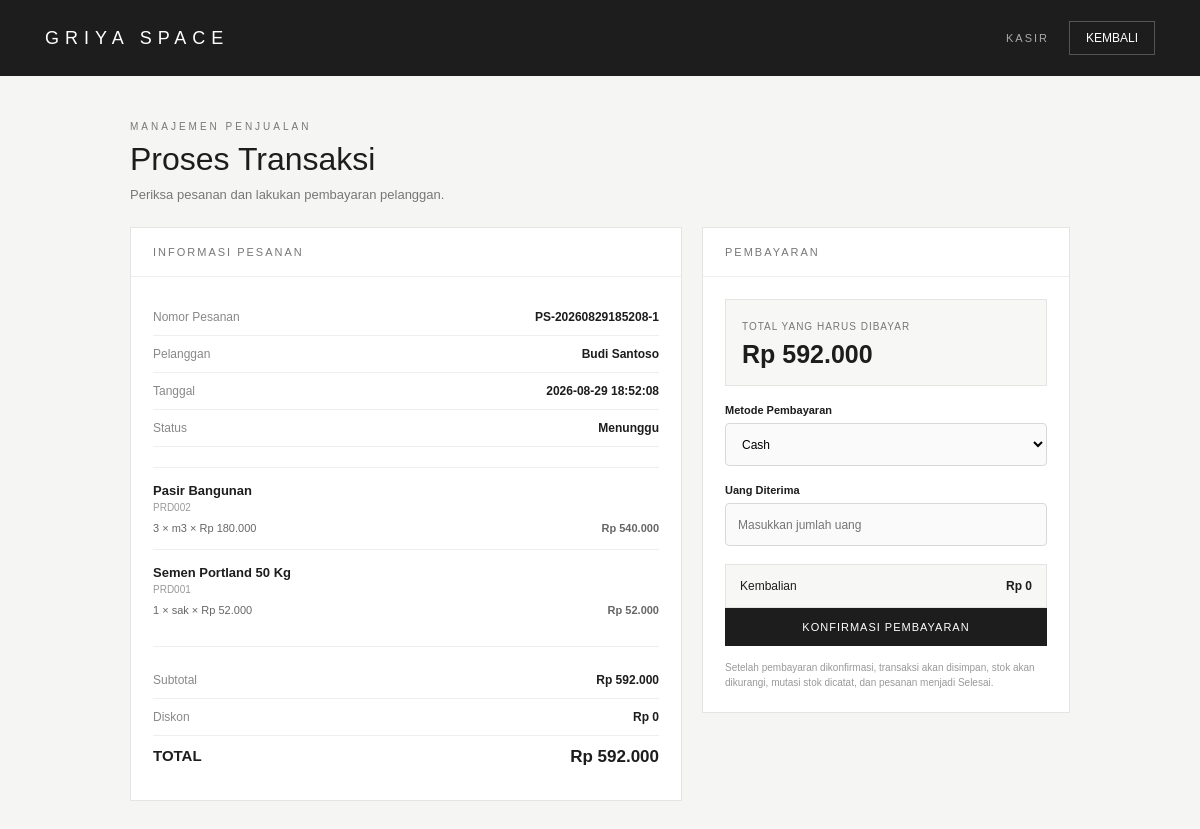
The app's page /griya-space/dashboard/kasir/transaksi/proses.php?id=4 (signed in) with its own data.
### tables this page shows
CREATE TABLE `pesanan` (
  `id_pesanan` int NOT NULL,
  `nomor_pesanan` varchar(30) NOT NULL,
  `id_pelanggan` int NOT NULL,
  `tanggal_pesanan` datetime DEFAULT CURRENT_TIMESTAMP,
  `subtotal` decimal(15,2) DEFAULT '0.00',
  `diskon` decimal(15,2) DEFAULT '0.00',
  `total_harga` decimal(15,2) DEFAULT '0.00',
  `status` enum('Menunggu','Diproses','Siap Diambil','Selesai','Dibatalkan') DEFAULT 'Menunggu',
  `catatan` text
);

CREATE TABLE `pelanggan` (
  `id_pelanggan` int NOT NULL,
  `id_user` int DEFAULT NULL,
  `kode_pelanggan` varchar(30) NOT NULL,
  `nama_pelanggan` varchar(100) NOT NULL,
  `no_telepon` varchar(20) DEFAULT NULL,
  `email` varchar(100) DEFAULT NULL,
  `alamat` text,
  `created_at` timestamp NULL DEFAULT CURRENT_TIMESTAMP
);

CREATE TABLE `detail_pesanan` (
  `id_detail_pesanan` int NOT NULL,
  `id_pesanan` int NOT NULL,
  `id_produk` int NOT NULL,
  `jumlah` int NOT NULL,
  `harga_satuan` decimal(15,2) NOT NULL,
  `subtotal` decimal(15,2) NOT NULL
);

CREATE TABLE `produk` (
  `id_produk` int NOT NULL,
  `kode_produk` varchar(30) NOT NULL,
  `id_kategori` int NOT NULL,
  `id_supplier` int DEFAULT NULL,
  `nama_produk` varchar(150) NOT NULL,
  `satuan` varchar(30) NOT NULL,
  `harga_beli` decimal(15,2) NOT NULL DEFAULT '0.00',
  `harga_jual` decimal(15,2) NOT NULL DEFAULT '0.00',
  `stok` int NOT NULL DEFAULT '0',
  `stok_minimum` int NOT NULL DEFAULT '0',
  `deskripsi` text,
  `foto_produk` varchar(255) DEFAULT NULL,
  `status` enum('Aktif','Nonaktif') DEFAULT 'Aktif',
  `created_at` timestamp NULL DEFAULT CURRENT_TIMESTAMP,
  `updated_at` timestamp NULL DEFAULT CURRENT_TIMESTAMP ON UPDATE CURRENT_TIMESTAMP
);

### griya-space/dashboard/kasir/transaksi/proses.php (the view, shortened to what this page needs)
<?php
require_once "../../../config/database.php";
$id_pesanan = (int) (
    $_GET["id"]
    ?? $_POST["id_pesanan"]
    ?? 0
);
$sql = "
    SELECT
        p.id_pesanan,
        p.nomor_pesanan,
        p.id_pelanggan,
        p.tanggal_pesanan,
        p.subtotal,
        p.diskon,
        p.total_harga,
        p.status,
        p.catatan,
        pl.kode_pelanggan,
        pl.nama_pelanggan,
        pl.no_telepon,
        pl.email,
        pl.alamat
    FROM pesanan p
    INNER JOIN pelanggan pl
        ON p.id_pelanggan = pl.id_pelanggan
    WHERE p.id_pesanan = ?
    LIMIT 1
";
$stmt = $conn->prepare($sql);
$stmt->bind_param(
    "i",
    $id_pesanan
);
$stmt->execute();
$result = $stmt->get_result();
$pesanan = $result->fetch_assoc();
$sql_detail = "
    SELECT
        dp.id_detail_pesanan,
        dp.id_produk,
        dp.jumlah,
        dp.harga_satuan,
        dp.subtotal,
        pr.kode_produk,
        pr.nama_produk,
        pr.satuan,
        pr.stok
    FROM detail_pesanan dp
    INNER JOIN produk pr
        ON dp.id_produk = pr.id_produk
    WHERE dp.id_pesanan = ?
    ORDER BY
        dp.id_detail_pesanan ASC
";
$stmt = $conn->prepare($sql_detail);
$stmt->bind_param(
    "i",
    $id_pesanan
);
$stmt->execute();
$result_detail =
    $stmt->get_result();
$detail_list = [];
while (
    $detail =
    $result_detail->fetch_assoc()
) {
    $detail_list[] =
        $detail;
}
$metode_pembayaran =
    $_POST["metode_pembayaran"]
    ?? "Cash";
$uang_diterima =
    (float) (
        $_POST["uang_diterima"]
        ?? 0
    );
?>
<!DOCTYPE html>
<html lang="id">
<head>
</head>
<body>
<header>
    <div class="brand">
        GRIYA SPACE
    </div>
    <div class="header-right">
        <div class="role">
            KASIR
        </div>
        <a
            href="../pesanan/"
            class="back-link"
        >
            KEMBALI
        </a>
    </div>
</header>
<main>
    <section class="page-header">
        <small>
            MANAJEMEN PENJUALAN
        </small>
        <h1>
            Proses Transaksi
        </h1>
        <p>
            Periksa pesanan dan lakukan pembayaran pelanggan.
        </p>
    </section>
    <div class="grid">
        <section class="card">
            <div class="card-title">
                INFORMASI PESANAN
            </div>
            <div class="card-body">
                <div class="info-row">
                    <span class="info-label">
                        Nomor Pesanan
                    </span>
                    <span class="info-value">
                        <?= htmlspecialchars(
                            $pesanan[
                                "nomor_pesanan"
                            ]
                        ); ?>
                    </span>
                </div>
                <div class="info-row">
                    <span class="info-label">
                        Pelanggan
                    </span>
                    <span class="info-value">
                        <?= htmlspecialchars(
                            $pesanan[
                                "nama_pelanggan"
                            ]
                        ); ?>
                    </span>
                </div>
                <div class="info-row">
                    <span class="info-label">
                        Tanggal
                    </span>
                    <span class="info-value">
                        <?= htmlspecialchars(
                            $pesanan[
                                "tanggal_pesanan"
                            ]
                        ); ?>
                    </span>
                </div>
                <div class="info-row">
                    <span class="info-label">
                        Status
                    </span>
                    <span class="info-value">
                        <?= htmlspecialchars(
                            $pesanan[
                                "status"
                            ]
                        ); ?>
                    </span>
                </div>
                <div style="
                    margin-top:20px;
                    border-top:1px solid #eeeeee;
                ">
                    <?php foreach (
                        $detail_list
                        as $detail
                    ): ?>
                        <div class="product">
                            <div class="product-name">
                                <?= htmlspecialchars(
                                    $detail[
                                        "nama_produk"
                                    ]
                                ); ?>
                            </div>
                            <div class="product-code">
                                <?= htmlspecialchars(
                                    $detail[
                                        "kode_produk"
                                    ]
                                ); ?>
                            </div>
                            <div class="product-meta">
                                <span>
                                    <?= (int) $detail[
                                        "jumlah"
                                    ]; ?>
                                    ×
                                    <?= htmlspecialchars(
                                        $detail[
                                            "satuan"
                                        ]
                                    ); ?>
                                    × Rp
                                    <?= number_format(
                                        $detail[
                                            "harga_satuan"
                                        ],
                                        0,
                                        ",",
                                        "."
                                    ); ?>
                                </span>
                                <strong>
                                    Rp <?= number_format(
                                        $detail[
                                            "subtotal"
                                        ],
                                        0,
                                        ",",
                                        "."
                                    ); ?>
                                </strong>
                            </div>
                        </div>
                    <?php endforeach; ?>
                </div>
                <div style="
                    margin-top:15px;
                    padding-top:15px;
                    border-top:1px solid #eeeeee;
                ">
                    <div class="info-row">
                        <span class="info-label">
                            Subtotal
                        </span>
                        <span class="info-value">
                            Rp <?= number_format(
                                $pesanan[
                                    "subtotal"
                                ],
                                0,
                                ",",
                                "."
                            ); ?>
                        </span>
                    </div>
                    <div class="info-row">
                        <span class="info-label">
                            Diskon
                        </span>
                        <span class="info-value">
                            Rp <?= number_format(
                                $pesanan[
                                    "diskon"
                                ],
                                0,
                                ",",
                                "."
                            ); ?>
                        </span>
                    </div>
                    <div
                        class="info-row"
                        style="
                            font-size:15px;
                            border-bottom:none;
                        "
                    >
                        <span
                            style="font-weight:700;"
                        >
                            TOTAL
                        </span>
                        <span
                            class="info-value"
                            style="font-size:17px;"
                        >
                            Rp <?= number_format(
                                $pesanan[
                                    "total_harga"
                                ],
                                0,
                                ",",
                                "."
                            ); ?>
                        </span>
                    </div>
                </div>
            </div>
        </section>
        <section class="card">
            <div class="card-title">
                PEMBAYARAN
            </div>
            <div class="card-body">
                <form
                    action="proses.php?id=<?= $id_pesanan; ?>"
                    method="POST"
                >
                    <div class="total-box">
                        <span class="total-label">
                            TOTAL YANG HARUS DIBAYAR
                        </span>
                        <span class="total-value">
                            Rp <?= number_format(
                                $pesanan[
                                    "total_harga"
                                ],
                                0,
                                ",",
                                "."
                            ); ?>
                        </span>
                    </div>
                    <div class="payment-group">
                        <label
                            for="metode_pembayaran"
                        >
                            Metode Pembayaran
                        </label>
                        <select
                            id="metode_pembayaran"
                            name="metode_pembayaran"
                            required
                        >
                            <option
                                value="Cash"
                                <?= (
                                    $metode_pembayaran
                                    ===
                                    "Cash"
                                )
                                    ? "selected"
                                    : ""
                                ?>
                            >
                                Cash
                            </option>
                        </select>
                    </div>
                    <div
                        class="payment-group"
                        id="cash-group"
                    >
                        <label
                            for="uang_diterima"
                        >
                            Uang Diterima
                        </label>
                        <input
                            type="number"
                            id="uang_diterima"
                            name="uang_diterima"
                            min="0"
                            step="1"
                            value="<?= (
                                $uang_diterima > 0
                            )
                                ? $uang_diterima
                                : ""
                            ?>"
                            placeholder="Masukkan jumlah uang"
                        >
                    </div>
                    <div class="change-box">
                        <span>
                            Kembalian
                        </span>
                        <strong
                            id="kembalian-display"
                        >
                        </strong>
                    </div>
                    <button
                        type="submit"
                        class="submit-button"
                        onclick="
                            return confirm(
                                'Yakin pembayaran sudah benar dan ingin menyelesaikan transaksi?'
                            );
                        "
                    >
                        KONFIRMASI PEMBAYARAN
                    </button>
                    <div class="note">
                        Setelah pembayaran dikonfirmasi,
                        transaksi akan disimpan, stok akan
                        dikurangi, mutasi stok dicatat,
                        dan pesanan menjadi Selesai.
                    </div>
                </form>
            </div>
        </section>
    </div>
</main>
</body>
</html>

### records on screen
pesanan: nomor_pesanan "PS-20260829185208-1", id_pelanggan.nama_pelanggan "Budi Santoso", tanggal_pesanan "2026-08-29 18:52:08", status "Menunggu", subtotal "592.000", diskon "0", total_harga "592.000"
detail_pesanan: id_produk.nama_produk "Pasir Bangunan", id_produk.kode_produk "PRD002", jumlah "3", id_produk.satuan "m3", harga_satuan "180.000", subtotal "540.000"
detail_pesanan: id_produk.nama_produk "Semen Portland 50 Kg", id_produk.kode_produk "PRD001", jumlah "1", id_produk.satuan "sak", harga_satuan "52.000", subtotal "52.000"
